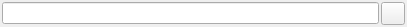
<ui version="4.0" >
 <class>FileChooser</class>
 <widget class="QWidget" name="FileChooser" >
  <property name="geometry" >
   <rect>
    <x>0</x>
    <y>0</y>
    <width>407</width>
    <height>27</height>
   </rect>
  </property>
  <layout class="QHBoxLayout" >
   <property name="margin" >
    <number>2</number>
   </property>
   <property name="spacing" >
    <number>2</number>
   </property>
   <item>
    <widget class="QLineEdit" name="line_edit" />
   </item>
   <item>
    <widget class="QToolButton" name="button" />
   </item>
  </layout>
 </widget>
 <resources/>
 <connections/>
</ui>
